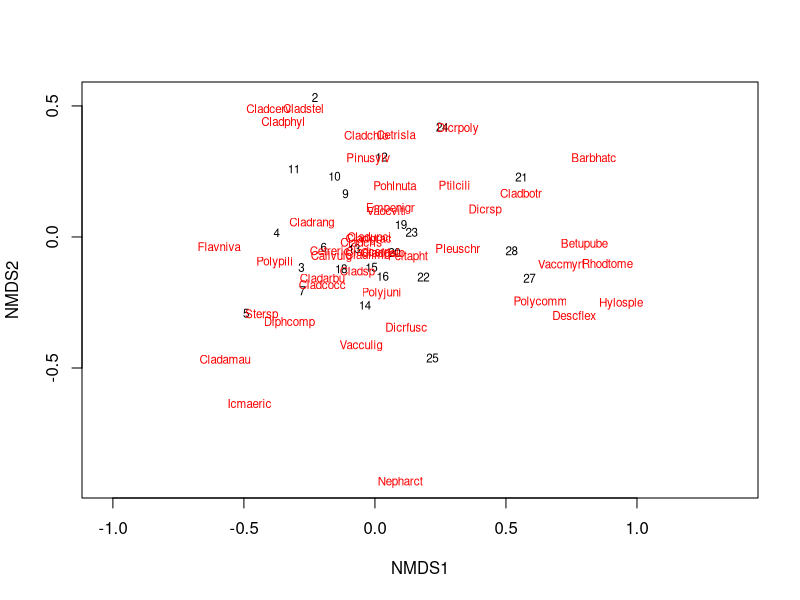
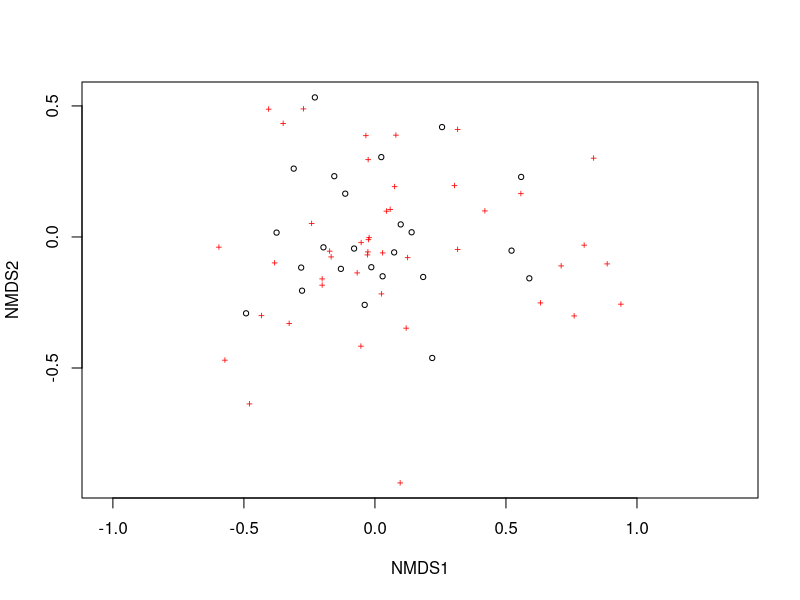
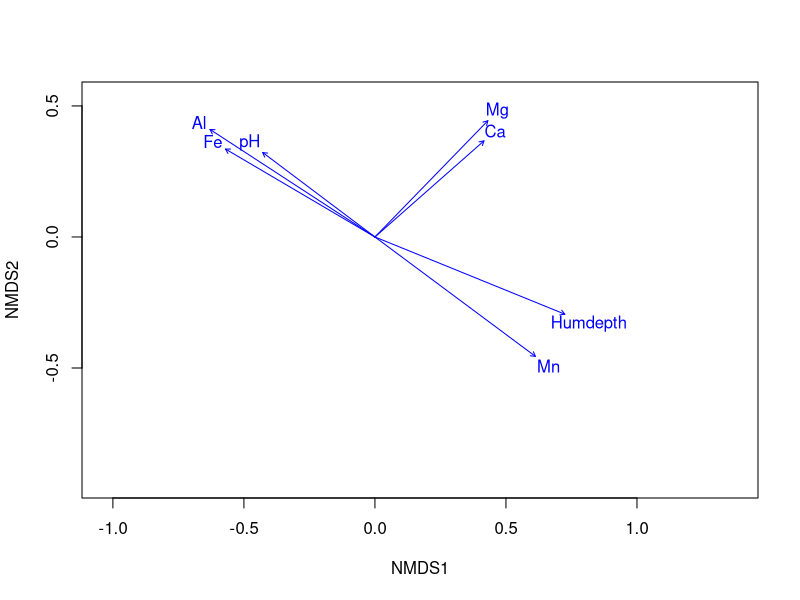

Reproduce these figures in R, in order.
# Building a NMDS with inbuilt data within vegan package

library(vegan) # Version 2.6.4

data("varespec") # Datasets of cover by lichen specis
data("varechem") # Corresponding environmental parameters

ord <- metaMDS(varespec, distance = "bray", k = 2) # Ordination of the specs

plot(ord, type = "t") # Showing the plot 
plot(ord, type = "p")
plot(ord, type = "n")

ef <- envfit(ord, varechem)
plot(ef, p.max = 0.05)
